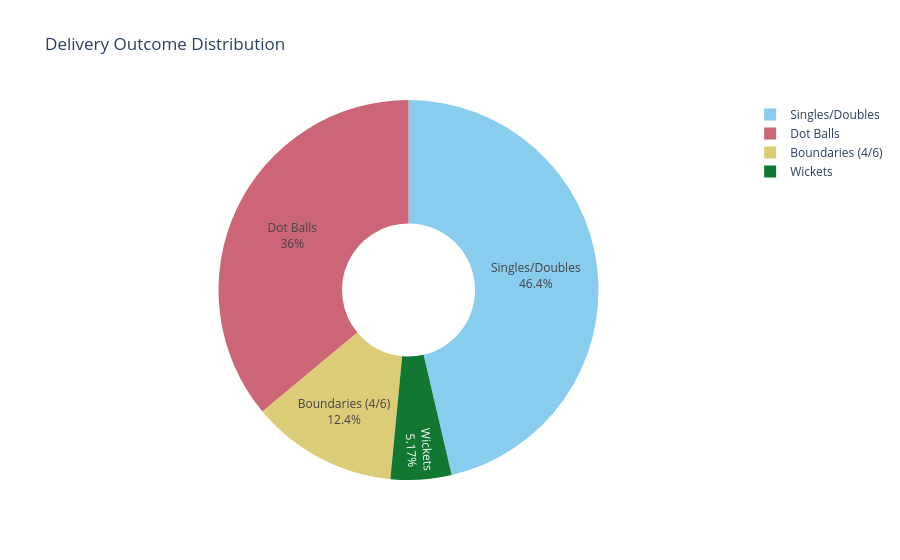

Notebook source saved alongside this figure:
### Markdown cell above
## 2. Key Event Rates

### Code cell
labels  = ['Dot Balls', 'Singles/Doubles', 'Boundaries (4/6)', 'Wickets']
values  = [
    df['isDotBall'].sum(),
    ((df['run'] >= 1) & (df['isBoundary'] == 0) & (df['isWicket'] == 0)).sum(),
    df['isBoundary'].sum(),
    df['isWicket'].sum()
]
fig = px.pie(names=labels, values=values,
             title='Delivery Outcome Distribution',
             color_discrete_sequence=px.colors.qualitative.Safe,
             hole=0.35)
fig.update_traces(textinfo='percent+label')
fig.show()

### Figure 1 — Plotly figure (JSON) as saved in the notebook; plotly's stock layout.template omitted (floating-point values rounded to 4 significant figures)
{"data": [{"domain": {"x": [0, 1], "y": [0, 1]}, "hole": 0.35, "hovertemplate": "label=%{label}<br>value=%{value}<extra></extra>", "labels": ["Dot Balls", "Singles/Doubles", "Boundaries (4/6)", "Wickets"], "legendgroup": "", "name": "", "showlegend": true, "textinfo": "percent+label", "type": "pie", "values": [12536, 16119, 4322, 1798]}], "layout": {"legend": {"tracegroupgap": 0}, "piecolorway": ["rgb(136, 204, 238)", "rgb(204, 102, 119)", "rgb(221, 204, 119)", "rgb(17, 119, 51)", "rgb(51, 34, 136)", "rgb(170, 68, 153)", "rgb(68, 170, 153)", "rgb(153, 153, 51)", "rgb(136, 34, 85)", "rgb(102, 17, 0)", "rgb(136, 136, 136)"], "title": {"text": "Delivery Outcome Distribution"}}}
